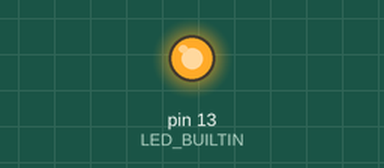
A sketch run on a simulated Arduino Uno, built with avr-gcc and run on an emulated ATmega328P. On the bench: output pins drawn as LEDs (lit = HIGH).

Above: at 0.15 s.
At 6.7 s:
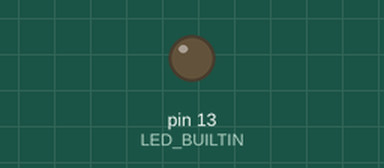
Timing chart, 0 to 9.8 s (numbered marks = the images above):
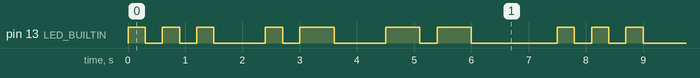

The sketch:

Blink.ino
```cpp
void setup() {
  pinMode(LED_BUILTIN, OUTPUT);
}

void dot() {
  digitalWrite(LED_BUILTIN, HIGH);
  delay(300);
  digitalWrite(LED_BUILTIN, LOW);
  delay(300);
}

void dash() {
  digitalWrite(LED_BUILTIN, HIGH);
  delay(600);
  digitalWrite(LED_BUILTIN, LOW);
  delay(300);
}

void newChar() {
  delay(600);
}

void loop() {
  // S
  dot();
  dot();
  dot();

  newChar();

  // A
  dot();
  dash();

  newChar();

  // M
  dash();
  dash();

  newChar();
  newChar();
}
```

Measured:
- by itself, pin 13 (LED_BUILTIN): repeats every 7.5 s: 2 × (LOW 0.30 s, HIGH 0.30 s), LOW 0.90 s, HIGH 0.30 s, LOW 0.30 s, HIGH 0.60 s, LOW 0.90 s, HIGH 0.60 s, LOW 0.30 s, HIGH 0.60 s, LOW 1.5 s, HIGH 0.30 s
- by itself, everything shown: repeats every 7.5 s, in 14 steps
